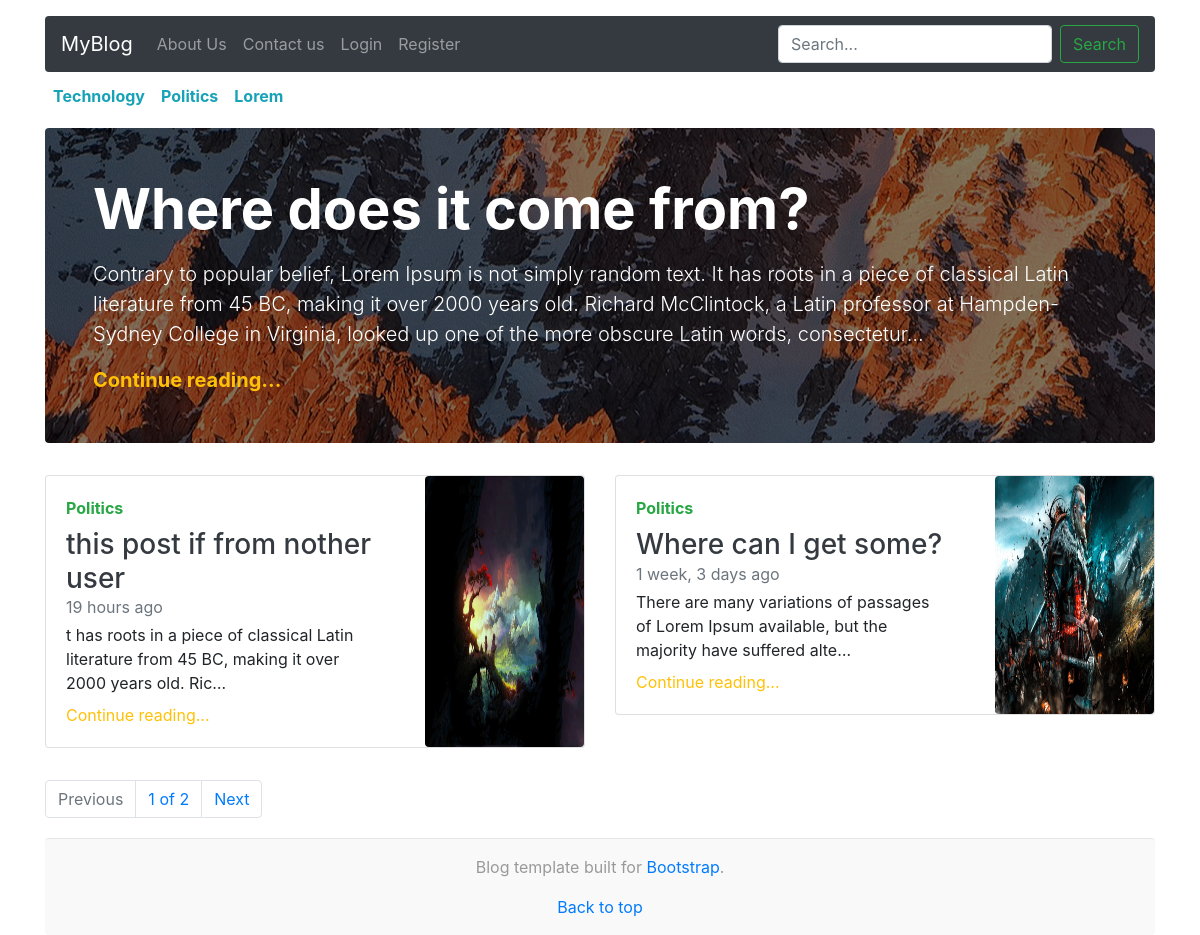
The page / on the database its author committed.
### post/models.py (models this page shows, shortened)
class Category(models.Model):
    name = models.CharField(max_length=50, unique=True)
    slug = models.SlugField(max_length=50, null=True, blank=True)
    is_active = models.BooleanField(default=True)
    class Meta:
        verbose_name_plural = "Categories"
    def __str__(self):
        return self.name

class Blog_Post(models.Model):
    title = models.CharField(max_length=254, unique=True)
    slug = models.SlugField(max_length=254, unique=True)
    author = models.ForeignKey(User, on_delete=models.CASCADE)
    category = models.ForeignKey(Category, on_delete=models.CASCADE)
    content = models.TextField()
    image = models.ImageField(upload_to="posts/")
    created_at = models.DateTimeField(auto_now_add=True)
    is_active = models.BooleanField(default=True)
    is_featured = models.BooleanField(default=False)
    class Meta:
        verbose_name = "Blog Post"
        verbose_name_plural = "Blog Posts"

### post/views.py (the view)
# urls.py: path('', views.index, name="index"),
def index(request):
    search_category = request.GET.get('category',"")
    q = request.GET.get('q',"")
    if not search_category == "":
        posts = Blog_Post.objects.all().filter(
        category__name__icontains=search_category
        ).order_by("-created_at").exclude(is_featured=True)
        post_count = posts.count()
    elif not q == "":
        posts = Blog_Post.objects.all().filter(
        Q(title__icontains=q) |
        Q(author__username__icontains=q)
        ).order_by("-created_at")
        post_count = posts.count()
    else:
        posts = Blog_Post.objects.all().order_by("-created_at").exclude(is_featured=True)
        post_count = posts.count()
    categories = Category.objects.all().filter(is_active=True)
    paginator = Paginator(posts, 2)
    page_number = request.GET.get('page', 1)
    try:
        page_content = paginator.page(page_number)
    except PageNotAnInteger:
        page_content = paginator.page(1)
    except EmptyPage:
        page_content = paginator.page(paginator.num_pages)
    feature_post = Blog_Post.objects.all().filter(is_featured=True).order_by("-created_at")[:1]
    context = {
        'search_category':search_category,
        'categories':categories,
        'page_content':page_content,
        'feature_post':feature_post,
        'q':q,
        'post_count':post_count
    }
    return render(request, 'post/index.html', context)

### post/templates/post/index.html (shortened to what this page needs)
{% extends 'post/header.html'%}
{% load static %}
{% load humanize %}
{% block body %}
<div class="container">
    <div class="nav-scroller py-1 mb-2">
        <nav class="nav d-flex justify-content-start">
            {% for category in categories %}
            <a class="p-2 text-info font-weight-bold" href="?category={{category.slug}}">{{ category.name }}</a>
            {% endfor %}
        </nav>
    </div>
    {% if search_category == "" %}
    {% for feature in feature_post %}
    <div class="jumbotron p-3 p-md-5  rounded " style="background-image: linear-gradient(0deg, rgba(0,0,0,0.5), rgba(0, 0, 0, 0.5)),url('{{feature.image.url}}'); background-repeat: no-repeat;
    background-position: center; ">
        <div class="col-md-12 px-0">
            <h1 class="display-4 text-white font-weight-bold">{{feature.title}}</h1>
            <p class="lead my-3 text-white">{{feature.content|truncatechars:"300"}}</p>
            <p class="lead mb-0"><a href="{% url 'blog-details' feature.slug %}"
                    class="text-warning font-weight-bold">Continue reading...</a>
            </p>
        </div>
    </div>
    {% endfor %}
    {% endif %}
    <div class="row mb-2">
        {% if search_category == "" %}
        {% for post in page_content %}
        <div class="col-md-6">
            <div class="card flex-md-row mb-4 box-shadow h-md-250">
                <div class="row">
                    <div class="col-lg-8 col-md-12 col-sm-12">
                        <div class="card-body d-flex flex-column align-items-start">
                            <strong class="d-inline-block mb-2 text-success">{{post.category}}</strong>
                            <h3 class="mb-0">
                                <a class="text-dark" href="{% url 'blog-details' post.slug %}">
                                    {{post.title}}
                                </a>
                            </h3>
                            <div class="mb-1 text-muted">{{post.created_at|naturaltime}}</div>
                            <p class="card-text mb-auto">{{post.content|truncatechars:"100"}}</p>
                            <a href="{% url 'blog-details' post.slug %}" class="mt-2 text-warning">Continue
                                reading...</a>
                        </div>
                    </div>
                    <div class="col-lg-4 col-md-12 col-sm-12">
                        <img class="img-fluid rounded h-100 w-100" src="{{post.image.url}}" alt="{{post.title}}">
                    </div>
                </div>
            </div>
        </div>
        {% endfor %}
        {% endif %}
    </div>
    {% if page_content.has_other_pages %}
    <nav aria-label="Page navigation example">
        <ul class="pagination">
            {% if page_content.has_previous %}
            <li class="page-item"><a class="page-link" href="?page={{page_content.previous_page_number}}">Previous</a>
            </li>
            {% else %}
            <li class="page-item disabled"><a class="page-link disabled" href="#">Previous</a></li>
            {% endif %}
            <li class="page-item"><a class="page-link" href="#">{{page_content.number}} of
                    {{page_content.paginator.num_pages}}</a></li>
            {% if page_content.has_next %}
            <li class="page-item"><a class="page-link" href="?page={{page_content.next_page_number}}">Next</a>
            </li>
            {% else %}
            <li class="page-item disabled"><a class="page-link disabled" href="#">Next</a></li>
            {% endif %}
        </ul>
    </nav>
    {% endif %}
</div>
{% endblock body %}

### post/templates/post/header.html (style rules this page uses)
body { overflow-x: hidden; }

### rows shown on the page
Category: name "Technology"
Category: name "Politics"
Category: name "Lorem"
Blog_Post: image (picture), title "Where does it come from?", content "Contrary to popular belief, Lorem Ipsum is not simply random text. It has roots in a piece of classical Latin literature from 45 BC, making it over 2000 years old. Richard McClintock, a Latin professor at Hampden-Sydney College in Virginia, looked up one of the more obscure Latin words, consectetur…"
Blog_Post: category "Politics", title "this post if from nother user", created_at "19 hours ago", content "t has roots in a piece of classical Latin literature from 45 BC, making it over 2000 years old. Ric…", image (picture)
Blog_Post: category "Politics", title "Where can I get some?", created_at "1 week, 3 days ago", content "There are many variations of passages of Lorem Ipsum available, but the majority have suffered alte…", image (picture)

### other values the page prints
{{ page_content.number }} "1"
{{ page_content.paginator.num_pages }} "2"
